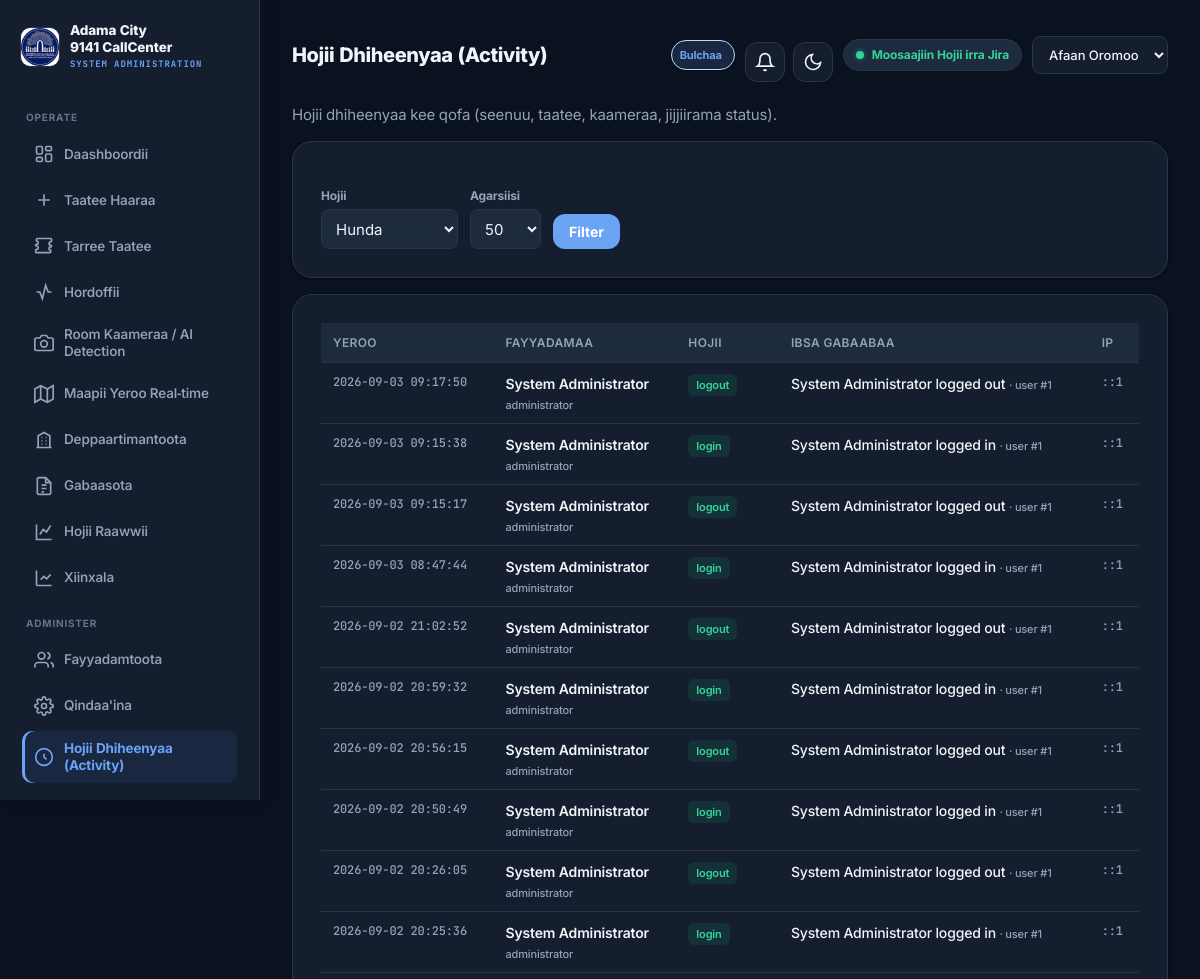
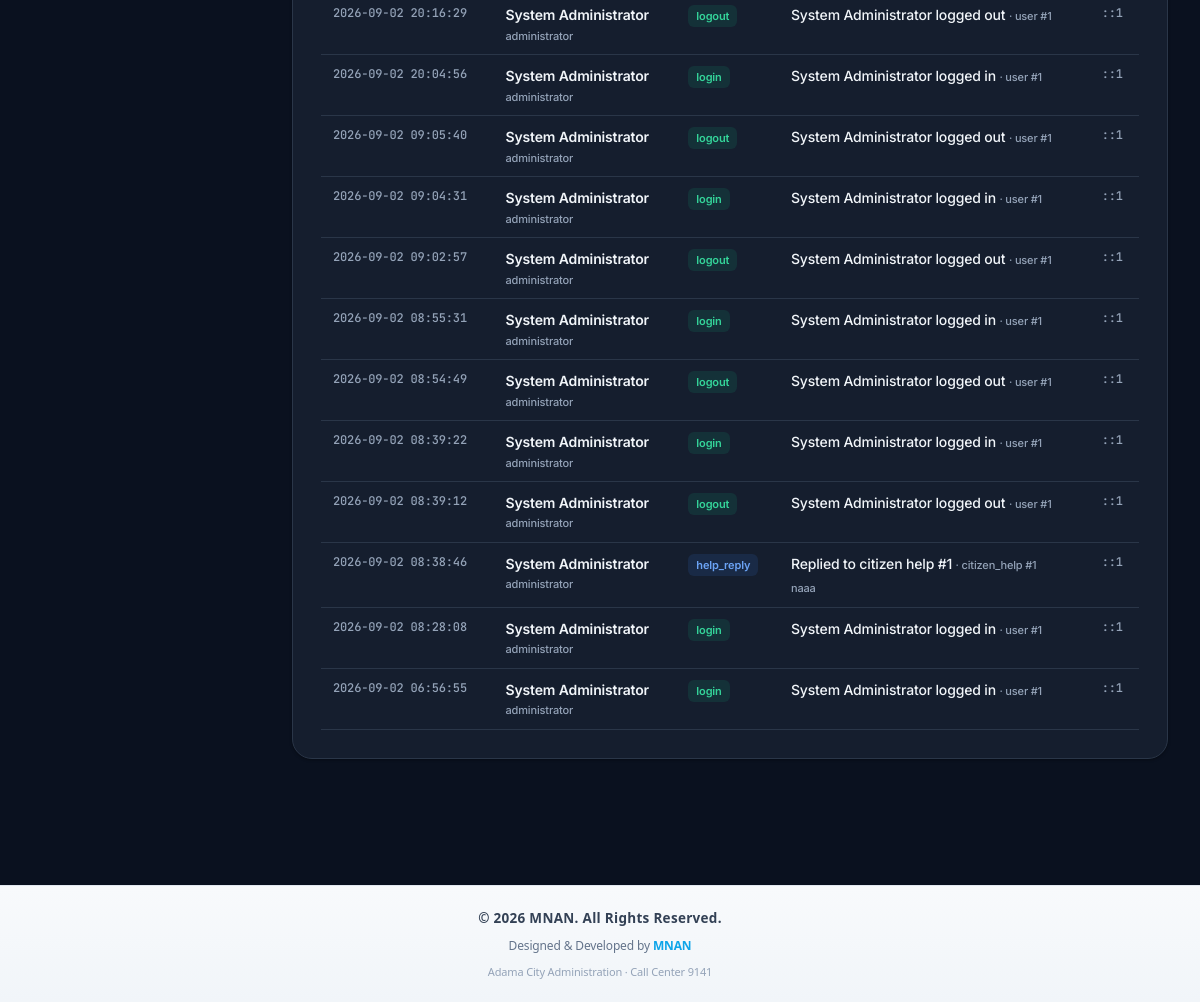
The app's page /admin/activity.php (signed in) with its own data (2 pictures, top to bottom).
### tables this page shows
CREATE TABLE `activity_logs` (
  `id` int(11) NOT NULL,
  `user_id` int(11) DEFAULT NULL,
  `user_name` varchar(150) DEFAULT NULL,
  `role` varchar(64) DEFAULT NULL,
  `action` varchar(64) NOT NULL,
  `entity_type` varchar(64) DEFAULT NULL,
  `entity_id` int(11) DEFAULT NULL,
  `summary` varchar(500) NOT NULL,
  `details` text DEFAULT NULL,
  `ip_address` varchar(45) DEFAULT NULL,
  `created_at` timestamp NOT NULL DEFAULT current_timestamp()
);

### includes/activity.php (called while the page is built, shortened)
<?php
function activity_recent(PDO $pdo, int $limit = 50, ?string $actionFilter = null, ?int $userId = null): array {
    $limit = max(1, min(200, $limit));
    $sql = "SELECT * FROM activity_logs WHERE 1=1";
    $params = [];
    if ($userId !== null && $userId > 0) {
        $sql .= " AND user_id = ?";
        $params[] = $userId;
    }
    $sql .= " ORDER BY created_at DESC LIMIT {$limit}";
    $stmt = $pdo->prepare($sql);
    $stmt->execute($params);
    return $stmt->fetchAll(PDO::FETCH_ASSOC);
}

### includes/auth.php (called while the page is built, shortened)
<?php
require_once __DIR__ . '/lang.php';
function current_user() {
    return [
        'id'   => $_SESSION['user_id'] ?? null,
        'name' => $_SESSION['user_name'] ?? '',
        'role' => $_SESSION['user_role'] ?? '',
        'department_id' => $_SESSION['user_department_id'] ?? null,
    ];
}

### admin/activity.php (the view, shortened to what this page needs)
<?php
require __DIR__ . '/../includes/auth.php';
require __DIR__ . '/../includes/activity.php';
$filter = trim($_GET['action'] ?? '');
$limit  = (int)($_GET['limit'] ?? 50);
$meId = (int)(current_user()['id'] ?? 0);
$activities = activity_recent($pdo, $limit, $filter !== '' ? $filter : null, $meId > 0 ? $meId : null);
$dir = t_raw('dir');
?>
<!DOCTYPE html>
<html lang="<?= $CURRENT_LANG ?>" dir="<?= $dir ?>">
<head>
<link rel="stylesheet" href="../assets/style.css">
</head>
<body>
<div class="shell">
<?php include __DIR__ . '/includes/sidebar.php'; ?>
<main class="main">
    <div class="top-actions" style="margin-bottom:20px;">
        <h2 style="margin:0;"><?= t('nav_activity') ?></h2>
        <div class="topbar-controls"><?php render_topbar_controls(); render_lang_switcher(); ?></div>
    </div>
    <p class="muted" style="margin-top:0;"><?= t('activity_intro') ?></p>
    <div class="card" style="margin-bottom:16px;">
        <form method="get" style="display:flex; flex-wrap:wrap; gap:12px; align-items:flex-end;">
            <div>
                <label style="display:block; font-size:12px; color:var(--muted); margin-bottom:4px;"><?= t('activity_filter_action') ?></label>
                <select name="action" style="padding:8px 10px; border-radius:8px; border:1px solid var(--border); background:var(--panel-2); color:var(--text);">
                    <option value=""><?= t('dash_filter_all') ?></option>
                </select>
            </div>
            <div>
                <label style="display:block; font-size:12px; color:var(--muted); margin-bottom:4px;"><?= t('activity_limit') ?></label>
                <select name="limit" style="padding:8px 10px; border-radius:8px; border:1px solid var(--border); background:var(--panel-2); color:var(--text);">
                    <?php foreach ([25, 50, 100, 200] as $n): ?>
                        <option value="<?= $n ?>" <?= $limit === $n ? 'selected' : '' ?>><?= $n ?></option>
                    <?php endforeach; ?>
                </select>
            </div>
            <button type="submit" class="btn" style="padding:8px 16px;"><?= t('btn_filter') ?: 'Filter' ?></button>
        </form>
    </div>
    <div class="card">
        <?php if (!$activities): ?>
            <div class="act-empty"><?= t('activity_empty') ?></div>
        <?php else: ?>
            <table class="act-table">
                <thead>
                    <tr>
                        <th><?= t('activity_col_time') ?></th>
                        <th><?= t('activity_col_user') ?></th>
                        <th><?= t('activity_col_action') ?></th>
                        <th><?= t('activity_col_summary') ?></th>
                        <th>IP</th>
                    </tr>
                </thead>
                <tbody>
                <?php foreach ($activities as $row): ?>
                    <tr>
                        <td class="act-time"><?= htmlspecialchars($row['created_at']) ?></td>
                        <td>
                            <div class="act-user"><?= htmlspecialchars($row['user_name'] ?? '—') ?></div>
                            <?php if (!empty($row['role'])): ?>
                                <div class="act-role"><?= htmlspecialchars($row['role']) ?></div>
                            <?php endif; ?>
                        </td>
                        <td>
                            <span class="act-action <?= htmlspecialchars($row['action']) ?>">
                                <?= htmlspecialchars($row['action']) ?>
                            </span>
                        </td>
                        <td>
                            <?= htmlspecialchars($row['summary']) ?>
                            <?php if (!empty($row['entity_type']) && !empty($row['entity_id'])): ?>
                                <span class="act-role"> · <?= htmlspecialchars($row['entity_type']) ?> #<?= (int)$row['entity_id'] ?></span>
                            <?php endif; ?>
                            <?php if (!empty($row['details'])): ?>
                                <div class="act-role" style="margin-top:4px;"><?= htmlspecialchars($row['details']) ?></div>
                            <?php endif; ?>
                        </td>
                        <td class="act-time"><?= htmlspecialchars($row['ip_address'] ?? '—') ?></td>
                    </tr>
                <?php endforeach; ?>
                </tbody>
            </table>
        <?php endif; ?>
    </div>
</main>
</div>
<footer style="
    text-align: center;
    padding: 22px 16px;
    margin-top: 50px;
    background: linear-gradient(180deg, #f8fafc 0%, #f1f5f9 100%);
    border-top: 1px solid #e2e8f0;
    font-family: system-ui, -apple-system, sans-serif;
">
    <div style="
        font-size: 13.5px;
        font-weight: 600;
        color: #334155;
        letter-spacing: 0.3px;
    ">
        © 2026 MNAN. All Rights Reserved.
    </div>
    <div style="
        margin-top: 6px;
        font-size: 12px;
        color: #64748b;
    ">
        Designed &amp; Developed by <span style="color:#0ea5e9; font-weight:600;">MNAN</span>
    </div>
    <div style="
        margin-top: 8px;
        font-size: 11px;
        color: #94a3b8;
    ">
        Adama City Administration · Call Center 9141
    </div>
</footer>
</body>
</html>

### assets/style.css (style rules this page uses)
:root { --bg: #F0F4FA; --panel: #FFFFFF; --panel-solid: #FFFFFF; --panel-2: #F5F8FC; --border: #E2E8F0; --border-strong: #CBD5E1; --cyan: #1E3A8A; --cyan-hover: #152A66; --cyan-soft: #EEF4FF; --violet: #B45309; --amber: #D97706; --green: #059669; --red: #DC2626; --accent2: #0D9488; --text: #0F172A; --muted: #475569; --faint: #94A3B8; --display: 'Noto Sans Ethiopic', 'Inter', 'Segoe UI', system-ui, sans-serif; --body: 'Noto Sans Ethiopic', 'Inter', 'Segoe UI', system-ui, sans-serif; --mono: 'JetBrains Mono', Consolas, ui-monospace, monospace; --shadow-sm: 0 1px 2px rgba(15, 23, 42, 0.04), 0 2px 8px rgba(15, 23, 42, 0.04); --shadow-md: 0 8px 24px rgba(15, 23, 42, 0.07), 0 2px 8px rgba(15, 23, 42, 0.04); --shadow-lg: 0 20px 48px rgba(15, 23, 42, 0.10), 0 8px 16px rgba(15, 23, 42, 0.05); --ease: cubic-bezier(0.4, 0, 0.2, 1); --ease-out: cubic-bezier(0.16, 1, 0.3, 1); --radius: 16px; --radius-sm: 12px; --radius-lg: 20px; --focus-ring: 0 0 0 3px rgba(30, 58, 138, 0.16); }
html[data-theme="dark"] { --bg: #0B1220; --panel: #151E2E; --panel-solid: #151E2E; --panel-2: #1E2A3D; --border: #2A3648; --border-strong: #3D4B5F; --cyan: #6BA3F5; --cyan-hover: #93C5FD; --cyan-soft: #1A2740; --violet: #FBBF24; --amber: #F59E0B; --green: #34D399; --red: #F87171; --accent2: #2DD4BF; --text: #F1F5F9; --muted: #94A3B8; --faint: #64748B; --shadow-sm: 0 1px 3px rgba(0, 0, 0, 0.35); --shadow-md: 0 8px 28px rgba(0, 0, 0, 0.40); --shadow-lg: 0 24px 56px rgba(0, 0, 0, 0.50); --focus-ring: 0 0 0 3px rgba(107, 163, 245, 0.28); }
*, *::before, *::after { box-sizing: border-box; }
html { scroll-behavior: smooth; scrollbar-color: var(--border-strong) transparent; }
body { font-family: var(--body); background-color: var(--bg); margin: 0; color: var(--text); -webkit-font-smoothing: antialiased; -moz-osx-font-smoothing: grayscale; text-rendering: optimizeLegibility; min-height: 100vh; line-height: 1.6; font-size: 15px; letter-spacing: -0.01em; position: relative; }
body::before { content: ""; position: fixed; inset: 0; background-color: var(--bg); background-image: url('logo-adama.png'); background-repeat: no-repeat; background-position: center center; background-size: min(480px, 55vw); background-attachment: fixed; opacity: 0.04; filter: grayscale(0.2); pointer-events: none; z-index: 0; }
html[data-theme="dark"] body::before { opacity: 0.05; }
body > * { position: relative; z-index: 1; }
h1, h2, h3, h4 { font-family: var(--display); font-weight: 800; color: var(--text); letter-spacing: -0.02em; line-height: 1.3; margin: 0 0 8px; }
h2 { font-size: 20px; font-weight: 800; }
.muted { color: var(--muted); font-weight: 400; }
.shell { display: flex; min-height: 100vh; background: transparent; }
.main { flex: 1; padding: 28px 32px 56px; max-width: 1280px; background: transparent; animation: fadeIn 0.4s var(--ease-out) both; }
.top-actions { display: flex; justify-content: space-between; align-items: center; flex-wrap: wrap; gap: 12px; }
.topbar-controls { display: flex; align-items: center; gap: 10px; flex-wrap: wrap; }
.card { background: var(--panel); border: 1px solid var(--border); border-radius: var(--radius-lg); padding: 28px; margin-bottom: 20px; box-shadow: var(--shadow-sm); transition: box-shadow 0.25s var(--ease-out), border-color 0.2s, transform 0.25s var(--ease-out); }
label { display: block; margin: 16px 0 6px; font-weight: 700; font-size: 13px; color: var(--text); }
input, select, textarea { width: 100%; padding: 12px 14px; background: var(--panel-2); border: 1.5px solid var(--border); border-radius: var(--radius-sm); font-size: 15px; font-family: var(--body); color: var(--text); transition: border-color 0.15s, box-shadow 0.15s, background 0.15s; }
button, .btn { background: var(--cyan); color: #FFFFFF; border: none; padding: 12px 22px; border-radius: var(--radius-sm); font-size: 14px; font-weight: 700; cursor: pointer; text-decoration: none; display: inline-block; margin-top: 14px; font-family: var(--body); transition: background 0.15s var(--ease), transform 0.15s var(--ease-out), box-shadow 0.15s; }
table { width: 100%; border-collapse: collapse; }
th { text-align: left; font-size: 11px; letter-spacing: 0.05em; text-transform: uppercase; color: var(--faint); font-weight: 700; padding: 12px; border-bottom: 1px solid var(--border); background: var(--panel-2); }
td { padding: 14px 12px; border-bottom: 1px solid var(--border); font-size: 14px; vertical-align: middle; font-weight: 500; }
tr { transition: background-color 0.12s ease; }

### records on screen
activity_logs: created_at "2026-09-03 09:17:50", user_name "System Administrator", role "administrator", action "logout", summary "System Administrator logged out", entity_type "user", entity "1", ip_address "::1"
activity_logs: created_at "2026-09-03 09:15:38", user_name "System Administrator", role "administrator", action "login", summary "System Administrator logged in", entity_type "user", entity "1", ip_address "::1"
activity_logs: created_at "2026-09-03 09:15:17", user_name "System Administrator", role "administrator", action "logout", summary "System Administrator logged out", entity_type "user", entity "1", ip_address "::1"
activity_logs: created_at "2026-09-03 08:47:44", user_name "System Administrator", role "administrator", action "login", summary "System Administrator logged in", entity_type "user", entity "1", ip_address "::1"
activity_logs: created_at "2026-09-02 21:02:52", user_name "System Administrator", role "administrator", action "logout", summary "System Administrator logged out", entity_type "user", entity "1", ip_address "::1"
activity_logs: created_at "2026-09-02 20:59:32", user_name "System Administrator", role "administrator", action "login", summary "System Administrator logged in", entity_type "user", entity "1", ip_address "::1"
activity_logs: created_at "2026-09-02 20:56:15", user_name "System Administrator", role "administrator", action "logout", summary "System Administrator logged out", entity_type "user", entity "1", ip_address "::1"
activity_logs: created_at "2026-09-02 20:50:49", user_name "System Administrator", role "administrator", action "login", summary "System Administrator logged in", entity_type "user", entity "1", ip_address "::1"
activity_logs: created_at "2026-09-02 20:26:05", user_name "System Administrator", role "administrator", action "logout", summary "System Administrator logged out", entity_type "user", entity "1", ip_address "::1"
activity_logs: created_at "2026-09-02 20:25:36", user_name "System Administrator", role "administrator", action "login", summary "System Administrator logged in", entity_type "user", entity "1", ip_address "::1"
activity_logs: created_at "2026-09-02 20:16:29", user_name "System Administrator", role "administrator", action "logout", summary "System Administrator logged out", entity_type "user", entity "1", ip_address "::1"
activity_logs: created_at "2026-09-02 20:04:56", user_name "System Administrator", role "administrator", action "login", summary "System Administrator logged in", entity_type "user", entity "1", ip_address "::1"
activity_logs: created_at "2026-09-02 09:05:40", user_name "System Administrator", role "administrator", action "logout", summary "System Administrator logged out", entity_type "user", entity "1", ip_address "::1"
activity_logs: created_at "2026-09-02 09:04:31", user_name "System Administrator", role "administrator", action "login", summary "System Administrator logged in", entity_type "user", entity "1", ip_address "::1"
activity_logs: created_at "2026-09-02 09:02:57", user_name "System Administrator", role "administrator", action "logout", summary "System Administrator logged out", entity_type "user", entity "1", ip_address "::1"
activity_logs: created_at "2026-09-02 08:55:31", user_name "System Administrator", role "administrator", action "login", summary "System Administrator logged in", entity_type "user", entity "1", ip_address "::1"
activity_logs: created_at "2026-09-02 08:54:49", user_name "System Administrator", role "administrator", action "logout", summary "System Administrator logged out", entity_type "user", entity "1", ip_address "::1"
activity_logs: created_at "2026-09-02 08:39:22", user_name "System Administrator", role "administrator", action "login", summary "System Administrator logged in", entity_type "user", entity "1", ip_address "::1"
activity_logs: created_at "2026-09-02 08:39:12", user_name "System Administrator", role "administrator", action "logout", summary "System Administrator logged out", entity_type "user", entity "1", ip_address "::1"
activity_logs: created_at "2026-09-02 08:38:46", user_name "System Administrator", role "administrator", action "help_reply", summary "Replied to citizen help #1", entity_type "citizen_help", entity "1", details "naaa", ip_address "::1"
activity_logs: created_at "2026-09-02 08:28:08", user_name "System Administrator", role "administrator", action "login", summary "System Administrator logged in", entity_type "user", entity "1", ip_address "::1"
activity_logs: created_at "2026-09-02 06:56:55", user_name "System Administrator", role "administrator", action "login", summary "System Administrator logged in", entity_type "user", entity "1", ip_address "::1"

### other values on screen
t('nav_dashboard') "Daashboordii"
t('nav_new_event') "Taatee Haaraa"
t('nav_event_list') "Tarree Taatee"
t('nav_monitoring') "Hordoffii"
t('nav_cameras') "Room Kaameraa / AI Detection"
t('nav_live_map') "Maapii Yeroo Real-time"
t('nav_departments') "Deppaartimantoota"
t('nav_reports') "Gabaasota"
t('nav_performance') "Hojii Raawwii"
t('nav_analytics') "Xiinxala"
t('nav_users') "Fayyadamtoota"
t('nav_settings') "Qindaa'ina"
t('nav_activity') "Hojii Dhiheenyaa (Activity)"
t('role_' . $role) "Bulchaa"
t('system_live') "Moosaajiin Hojii irra Jira"
